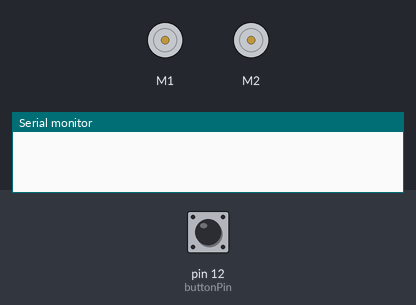
This sketch was run on a simulated Arduino Uno, built with avr-gcc and run on an emulated ATmega328P. On the bench: 2 × DC motor (green arrow = forward, orange = backward, longer = faster), the last lines printed to the serial monitor. The inputs (shaded band) are chosen by the test bench; at power-on: pin 12 (buttonPin) HIGH.

Above: at 1.2 s.
1.3 s: pin 12 (buttonPin) pulled LOW for 0.15 s
At 4.3 s:
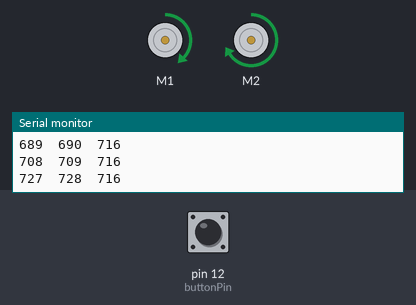
10.3 s: pin 12 (buttonPin) pulled LOW for 3.2 s
At 22.2 s:
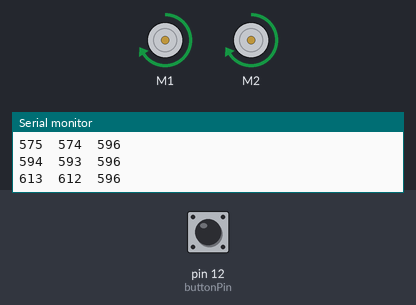
Timing chart, 0 to 22.5 s (numbered marks = the images above; inputs shaded):
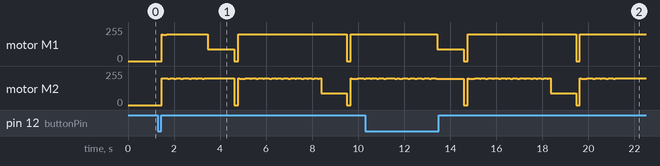

The sketch:

8.ino
```cpp
#include <RedBot.h>
RedBotMotors motors;

RedBotEncoder encoder = RedBotEncoder(A2, 10);
int buttonPin = 12;
int countsPerRev = 192; // 4 pairs of N-S x 48:1 gearbox = 192 ticks per wheel rev

float wheelDiam = 2.56;           // diam = 65mm / 25.4 mm/in
float wheelCirc = PI * wheelDiam; // Redbot wheel circumference = pi*D

void driveForward(float distance, int motorPower)
{
    long lCount = 0;
    long rCount = 0;
    long targetCount;
    float numRev;

    // variables for tracking the left and right encoder counts
    long prevlCount, prevrCount;

    long lDiff, rDiff; // diff between current encoder count and previous count

    // variables for setting left and right motor power
    int leftPower = motorPower;
    int rightPower = motorPower;

    // variable used to offset motor power on right vs left to keep straight.
    int offset = 2; // offset amount to compensate Right vs. Left drive

    numRev = distance / wheelCirc;       // calculate the target # of rotations
    targetCount = numRev * countsPerRev; // calculate the target count

    // debug
    Serial.print("driveStraight() ");
    Serial.print(distance);
    Serial.print(" inches at ");
    Serial.print(motorPower);
    Serial.println(" power.");

    Serial.print("Target: ");
    Serial.print(numRev, 3);
    Serial.println(" revolutions.");
    Serial.println();

    // print out header
    Serial.print("Left\t");  // "Left" and tab
    Serial.print("Right\t"); // "Right" and tab
    Serial.println("Target count");
    Serial.println("============================");

    encoder.clearEnc(BOTH); // clear the encoder count
    delay(100);             // short delay before starting the motors.

    motors.drive(motorPower); // start motors

    while (rCount < targetCount)
    {
        // while the right encoder is less than the target count -- debug print
        // the encoder values and wait -- this is a holding loop.
        lCount = encoder.getTicks(LEFT);
        rCount = encoder.getTicks(RIGHT);
        Serial.print(lCount);
        Serial.print("\t");
        Serial.print(rCount);
        Serial.print("\t");
        Serial.println(targetCount);

        motors.leftDrive(leftPower);
        motors.rightDrive(rightPower);

        // calculate the rotation "speed" as a difference in the count from previous cycle.
        lDiff = (lCount - prevlCount);
        rDiff = (rCount - prevrCount);

        // store the current count as the "previous" count for the next cycle.
        prevlCount = lCount;
        prevrCount = rCount;

        // if left is faster than the right, slow down the left / speed up right
        if (lDiff > rDiff)
        {
            leftPower = leftPower - offset;
            rightPower = rightPower + offset;
        }
        // if right is faster than the left, speed up the left / slow down right
        else if (lDiff < rDiff)
        {
            leftPower = leftPower + offset;
            rightPower = rightPower - offset;
        }
        delay(50); // short delay to give motors a chance to respond.
    }
}


void setup() {
    Serial.begin(9600);
    pinMode(buttonPin, INPUT_PULLUP);
}

void loop() {
    if (digitalRead(buttonPin) == LOW)
    {
        driveForward(30, 200);
        motors.leftMotor(-90);
        delay(1150);
        motors.stop();
        driveForward(55, 200);
        motors.rightMotor(90);
        delay(1100);
        motors.stop();
        driveForward(25, 200);
    }
}
```
